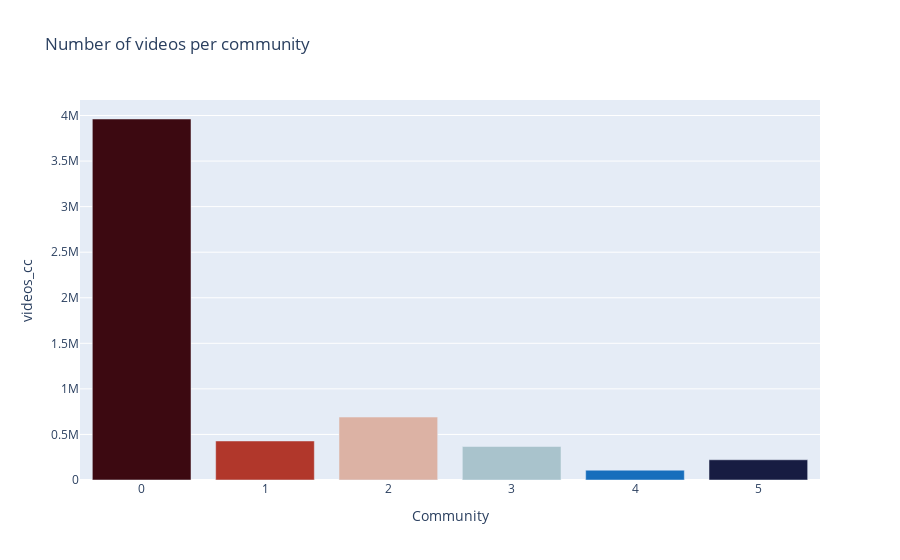

The notebook cell this image was saved under:
### Code cell
## Displaying the number of videos per community

df=news_channels_com.groupby(by='community').sum()
df['community']=range(0,6)
fig = px.bar(df,x='community',y='videos_cc',
            color='community', color_continuous_scale='balance_r',title='Number of videos per community',
            labels={
                     "community": "Community",
                     "y": "Number of videos per community"}
             )
fig=fig.update(layout_coloraxis_showscale=False)
fig=fig.update_xaxes(tickvals=np.arange(6))
#fig.write_html('channel_community.html')
fig.show()

### Figure 1 — Plotly figure (JSON) as saved in the notebook; plotly's stock layout.template omitted (floating-point values rounded to 4 significant figures)
{"data": [{"alignmentgroup": "True", "hovertemplate": "Community=%{marker.color}<br>videos_cc=%{y}<extra></extra>", "legendgroup": "", "marker": {"color": [0, 1, 2, 3, 4, 5], "coloraxis": "coloraxis", "pattern": {"shape": ""}}, "name": "", "offsetgroup": "", "orientation": "v", "showlegend": false, "textposition": "auto", "type": "bar", "x": [0, 1, 2, 3, 4, 5], "xaxis": "x", "y": [3961579, 428154, 690699, 367726, 107742, 222001], "yaxis": "y"}], "layout": {"barmode": "relative", "coloraxis": {"colorbar": {"title": {"text": "Community"}}, "colorscale": [[0, "rgb(60, 9, 17)"], [0.09091, "rgb(120, 14, 40)"], [0.1818, "rgb(172, 43, 36)"], [0.2727, "rgb(196, 101, 72)"], [0.3636, "rgb(213, 157, 137)"], [0.4545, "rgb(230, 210, 204)"], [0.5455, "rgb(210, 216, 219)"], [0.6364, "rgb(142, 181, 194)"], [0.7273, "rgb(69, 144, 185)"], [0.8182, "rgb(11, 102, 189)"], [0.9091, "rgb(41, 58, 143)"], [1, "rgb(23, 28, 66)"]], "showscale": false}, "legend": {"tracegroupgap": 0}, "title": {"text": "Number of videos per community"}, "xaxis": {"anchor": "y", "domain": [0, 1], "tickvals": [0, 1, 2, 3, 4, 5], "title": {"text": "Community"}}, "yaxis": {"anchor": "x", "domain": [0, 1], "title": {"text": "videos_cc"}}}}
